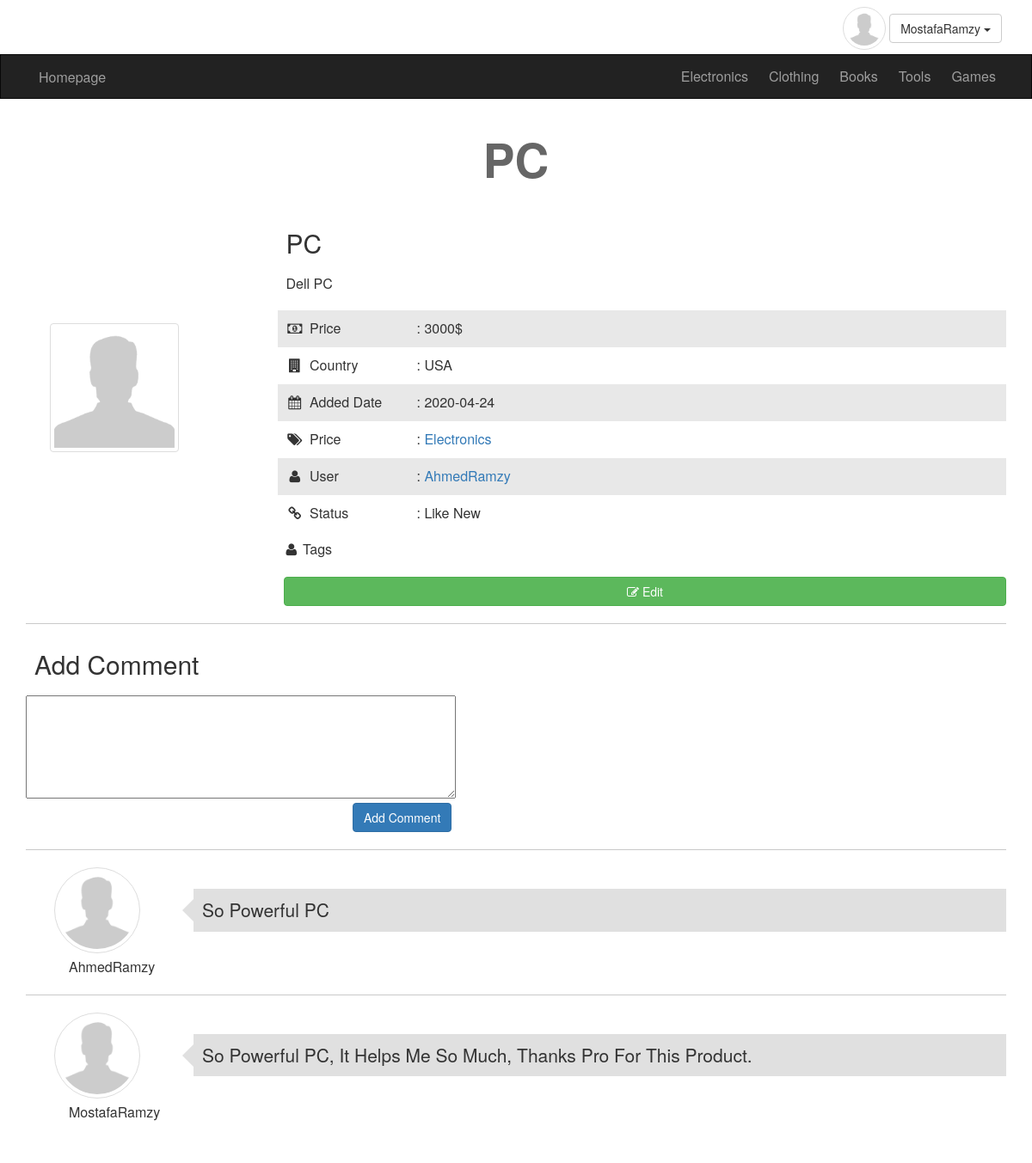
/item.php?itemid=8&itemname=PC (signed in), run on the app's committed database.
### tables this page shows
CREATE TABLE `users` (
  `UserID` int(11) NOT NULL,
  `Username` varchar(255) NOT NULL,
  `Email` varchar(255) NOT NULL,
  `Password` varchar(255) NOT NULL,
  `Fullname` varchar(255) NOT NULL,
  `GroupID` int(3) NOT NULL DEFAULT 0,
  `TrustStatus` int(3) NOT NULL DEFAULT 0,
  `RegistrationStatus` tinyint(4) NOT NULL DEFAULT 0,
  `Date` date NOT NULL,
  `UserImage` varchar(255) NOT NULL
);

CREATE TABLE `categories` (
  `CategoryID` int(11) NOT NULL,
  `CategoryParent` int(11) NOT NULL DEFAULT 0,
  `CategoryName` varchar(255) NOT NULL,
  `CategoryDescription` text NOT NULL,
  `CategoryOrder` int(11) DEFAULT NULL,
  `CategoryVisibility` tinyint(4) NOT NULL DEFAULT 0,
  `CategoryADs` tinyint(4) NOT NULL DEFAULT 0,
  `CategoryComments` tinyint(4) NOT NULL DEFAULT 0
);

CREATE TABLE `items` (
  `ItemID` int(11) NOT NULL,
  `ItemName` varchar(255) NOT NULL,
  `ItemDescription` text NOT NULL,
  `ItemPrice` text NOT NULL,
  `ItemDate` date NOT NULL,
  `ItemCountry` varchar(255) NOT NULL,
  `ItemImage` varchar(255) NOT NULL,
  `ItemStatus` varchar(255) NOT NULL,
  `ItemRating` smallint(6) NOT NULL,
  `ItemApproval` tinyint(4) NOT NULL DEFAULT 0,
  `ItemTags` varchar(255) NOT NULL,
  `User_ID` int(11) NOT NULL,
  `Category_ID` int(11) NOT NULL
);

CREATE TABLE `comments` (
  `CommentID` int(11) NOT NULL,
  `CommentContent` text NOT NULL,
  `CommentStatus` tinyint(4) NOT NULL,
  `Date` date NOT NULL,
  `Item_ID` int(11) NOT NULL,
  `User_ID` int(11) NOT NULL
);

### item.php (the view, shortened to what this page needs)
<?php
include "includes/templates/header.php";
include "includes/templates/navbar.php";
if(isset($_SESSION['User']))
{
	   if(isset($_GET['itemid']) && is_numeric($_GET['itemid']))
		   {
			   $itemid = intval($_GET['itemid']);
		   }
	   else
		   {
			   $itemid = 0;
		   }
	if(isset($_GET['itemname']) && is_string($_GET['itemname']))
		   {
			   $itemname = $_GET['itemname'];
		   }
	   else
		   {
			   $itemname = "";
		   }
echo "<div class='container item-info'>";
echo "<h1 class='text-center'>$itemname</h1>";
	 $sql = "SELECT items.* , categories.CategoryName AS 'Category Name', users.Username AS Member FROM items INNER JOIN categories ON categories.CategoryID = items.Category_ID INNER JOIN users ON users.UserID = items.User_ID WHERE ItemID = '{$itemid}' AND ItemApproval = 1";
	 $result = mysqli_query($conn, $sql);
	 $count = mysqli_num_rows($result);
	 if($count > 0 )
	 {
		 $rows = mysqli_fetch_all($result, MYSQLI_ASSOC);
		 foreach($rows as $row)
		 {
			 echo "<div class='row'>";
			 echo "<div class='col-md-3'>";
			 if(! empty($row['ItemImage']))
	{
  echo "<img alt='Item Picture' class='item-image img-thumbnail' src='uploads\item_image\\" . $row['ItemImage'] ."'>";
	}
else
	{
		echo "<img alt='Item Picture' class='item-image img-thumbnail' src='uploads\item_image\\" . 'no_image.png' ."'>";
	}
			 echo "</div>";
			 echo "<div class='col-md-9'>";
			 echo "<h2>". $row['ItemName']. "</h2>";
			 echo "<p>". $row['ItemDescription']. "</p>";
			 echo '<ul class="list-unstyled">';
					echo "<li>";
						echo '<i class="fa fa-money fa-fw"></i>';
						echo '<span>Price</span> : '.$row['ItemPrice']. "$";
					echo "</li>";
					echo "<li>";
						echo '<i class="fa fa-building fa-fw"></i>';
						echo '<span>Country</span> : '.$row['ItemCountry'];
					echo "</li>";
					echo "<li>";
						echo '<i class="fa fa-calendar fa-fw"></i>';
						echo '<span>Added Date</span> : '.$row['ItemDate'];
					echo "</li>";
			 		echo '<li>';
			 			echo '<i class="fa fa-tags fa-fw"></i>';
			 			echo '<span>Price</span> : ';
					echo "<a href=categories.php?catid=";
					echo $row['Category_ID'];
					echo "&catname=";
					echo $row['Category Name'];
					echo ">";
					echo $row['Category Name'];
					echo "</a>";
					echo '</li>';
			 		echo "<li>";
						echo '<i class="fa fa-user fa-fw"></i>';
						echo '<span>User</span> : '. "<a href='profile.php?userid=" . $row['User_ID'] . "'>". $row['Member']. "</a>";
					echo "</li>";
			 if($row['ItemStatus'] == 2)
				{
					echo "<li>";
					echo '<i class="fa fa-chain fa-fw"></i>';
					echo "<span>Status</span> : " . str_replace($row['ItemStatus'], "Like New", $row['ItemStatus']);
					echo "</li>";
				}
			 $tags = $row['ItemTags'];
			 $tags_without_spaces = str_replace(" ", "", $tags);
			 $tags_with_lowercase = strtolower($tags_without_spaces);
			 $tags_cleaned_array = explode(",", $tags_with_lowercase);
				 echo "<li class='tags-items'>";
				 echo "<i class='fa fa-user'></i>";
				 echo "<span>Tags</span>";
			 foreach($tags_cleaned_array as $tag)
			 {
				 echo "<a href=tags.php?tag=";
				 echo $tag;
				 echo ">";
				 echo "</a>";
			 }
		echo '</ul>';
			 echo "</div>";
			 echo "</div>";
			 echo "<a href='item_edit.php?itemid=" . $row['ItemID'] . "'
										class='edit-item btn btn-success'><i class='fa fa-edit'></i> Edit</a>";
			 echo "<hr class='custom-hr'>";
			 if(isset($_SESSION['User']))
			 {
	 			if(!isset($comments_disabled))
				{
			 echo "<div class='container'>";
			 echo "<div class='row'";
			 echo "<div class='col-md-offset-3'>";
			 echo "<div class='add-comment'>";
			 echo "<h2>Add Comment</h2>";
	?>
			<form action="<?php echo $_SERVER['PHP_SELF'] . '?itemid=' . $row['ItemID'] ?>" method="POST">
	<?php
			 echo "<textarea name='comment' required></textarea>";
			 echo "<input type='submit' class='col-md-offset-3 btn btn-primary' value='Add Comment'>";
			 echo "</form>";
			 echo "</div>";
			 echo "</div>";
			 echo "</div>";
			 }
				 else {echo $comments_disabled; }
			 }
			 else
				 {
					 echo "Please Make a <a href='login.php'>Login</a> To Comment";
				 }
			 echo "<hr class='custom-hr'>";
			 $sql_comment_select = "SELECT comments.*, users.Username AS Member FROM comments INNER JOIN users ON users.UserID = comments.user_id WHERE Item_ID = '{$itemid}' AND CommentStatus = 1 ORDER BY CommentID DESC";
			 $result_comment_select = mysqli_query($conn, $sql_comment_select);
			 $count_comment_select = mysqli_num_rows($result_comment_select);
			 $comments = mysqli_fetch_all($result_comment_select, MYSQLI_ASSOC);
			 echo "<div class='row'>";
			 echo "<div class='col-md-12'>";
			 if($count_comment_select > 0)
			 {
				foreach($comments as $comment)
			 {
				 echo "<div class='comment-box'>";
				 echo "<div class='row'>";
				 echo "<div class='col-md-2'>".
					 "<img src='img.png' class='img-responsive img-thumbnail center-block img-circle'>".
					 "<span>".$comment['Member'].
					 "</span></div>";
				 echo "<div class='col-md-10'><p class='lead'>".$comment['CommentContent']."</p></div>";
				 echo "</div>";
				 echo "<hr class='custom-hr'>";
				 echo "</div>";
			 }
			 } else
			 {
				 echo "<div class='alert alert-danger'>There Are No Comments To Show For This Item</div>";
			 }
			 echo "</div>";
			 echo "</div>";
		 }
	 } else
	 {
		 echo "<div class='alert alert-danger'>Theres No Such ID Or This Item Has Not Been Approved Yet</div>";
	 }
}
else
		{
			echo "<div class='alert alert-danger'>You Are Not Permited To Access This Page Directly</div>";
		}
include "includes/templates/fotter.php";

### includes/templates/navbar.php (shortened to what this page needs)
<?php
if (isset($_SESSION['User'])) {
include "config.php";
$sql = "SELECT * FROM Users WHERE UserID = ". $_SESSION['UserID'];
$result = mysqli_query($conn, $sql);
echo  "<div class='container'>";
echo "<div class='upper-bar pull-right'>";
	  		$row = mysqli_fetch_assoc($result);
	  		if(! empty($row['UserImage']))
	{
  echo "<img alt='Profile Picture' class='my-image img-thumbnail img-circle' src='uploads\user_image\\" . $row['UserImage'] ."'>";
	}
else
	{
		echo "<img alt='Profile Picture' class='my-image img-thumbnail img-circle' src='uploads\user_image\\" . 'no_image.png' ."'>";
	}
				 ?>
				<div class="btn-group my-info">
					<span class="btn btn-default dropdown-toggle" data-toggle="dropdown">
						<?php echo $_SESSION['User'] ?>
						<span class="caret"></span>
					</span>
				</div>
				<?php
				} else {
			?>
			<a href="login.php" class="btn btn-primary login-signup pull-right">
				Login/Signup
			</a>
			<?php } ?>
		</div>
</div>
 <nav class="navbar navbar-inverse">
  <div class="container">
    <div class="collapse navbar-collapse" id="app-nav">
     <a href="index.php" class="pull-left homepage">Homepage</a>
      <ul class="nav navbar-nav navbar-right">
         <?php include "categories_navbar.php"; ?>
      </ul>
    </div>
  </div>
</nav>

### categories_navbar.php
<?php
include "config.php";
		  	  $sql = "SELECT * FROM categories WHERE CategoryParent = 0";
			  $result = mysqli_query($conn, $sql);
			  $rows = mysqli_fetch_all($result, MYSQLI_ASSOC);
		      foreach($rows as $row)
			 {
				echo "<li>";
				echo "<a href=categories.php?catid=";
				echo $row['CategoryID'];
				echo "&catname=";
				echo $row['CategoryName'];
				echo ">";
				echo $row['CategoryName'];
				echo "</a></li>";
			 }
?>

### layout/css/style.css (style rules this page uses)
body { background-color: #FFF; font-size: 16px; height: 3000px; }
h1 { font-size: 55px; margin: 40px 0; font-weight: bold; color: #666; }
.custom-hr { border-top: 1px solid #c9c9c9; }
.navbar { border-radius: 0; margin-bottom: 0; }
.nav > li > a, .navbar-brand { padding: 15px 12px; }
.homepage { margin-top: 15px; text-decoration: none !important; color: #9d9d9d; -webkit-transition: all 500ms; -moz-transition: all 500ms; -o-transition: all 500ms; -ms-transition: all 500ms; transition: all 500ms; }
.upper-bar { padding: 5px; margin-top: 3px; }
.navbar-inverse .navbar-nav > li > a { -webkit-transition: all 500ms; -moz-transition: all 500ms; -o-transition: all 500ms; -ms-transition: all 500ms; transition: all 500ms; }
.my-image { max-width: 50px; max-height: 50px; }
.item-info h2 { padding: 10px; margin: 0; }
.item-info p { padding: 10px; }
.item-info ul li { padding: 10px; }
.item-image { max-width: 50px; max-height: 50px; }
.item-info .item-image { max-width: 150px; max-height: 150px; margin-bottom: 10px; position: absolute; right: 100px; top: 120px; }
.item-info ul li i { display: inline-block; margin-right: 7px; }
a.edit-item { display: block; margin-left: 300px; }
.item-info ul li:nth-child(odd) { background-color: #e8e8e8; }
.item-info ul li span { display: inline-block; width: 120px; }
.tags-items { background-color: #FFF!important; }
.tags-items a { display: inline-block; padding: 2px 10px; border-radius: 5px; color: #666; margin-right: 5px; text-decoration: none; -webkit-transition: all 500ms; -moz-transition: all 500ms; -o-transition: all 500ms; -ms-transition: all 500ms; transition: all 500ms; }
.add-comment h2 { margin: 0 0 10px; }
.add-comment textarea { display: block; margin-bottom: 10px; width: 500px; height: 120px; }
.add-comment input { display: inline-block; margin-left: 380px; margin-top: -5px; }
.comment-box { margin-bottom: 20px; }
.comment-box img { max-width: 100px; margin-bottom: 5px; }
.comment-box .lead { background-color: #e0e0e0; position: relative; padding: 10px; margin-top: 25px; }
.comment-box span { display: inline-block; margin-left: 50px; }
.comment-box .lead:before { content: ""; width: 0; height: 0; border-width: 15px; border-style: solid; border-color: transparent #e0e0e0 transparent transparent; position: absolute; left: -28px; top: 10px; }

### data on the page
users: UserImage (placeholder picture)
categories: CategoryName "Electronics"
categories: CategoryName "Clothing"
categories: CategoryName "Books"
categories: CategoryName "Tools"
categories: CategoryName "Games"
items: ItemImage (placeholder picture), ItemName "PC", ItemDescription "Dell PC", ItemPrice "3000", ItemCountry "USA", ItemDate "2020-04-24", Category_ID.CategoryName "Electronics", User_ID.Username "AhmedRamzy", ItemStatus "Like New"
comments: User_ID.Username "AhmedRamzy", CommentContent "So Powerful PC"
comments: User_ID.Username "MostafaRamzy", CommentContent "So Powerful PC, It Helps Me So Much, Thanks Pro For This Product."

### other printed values
$_SESSION['User'] "MostafaRamzy"
$itemname "PC"
